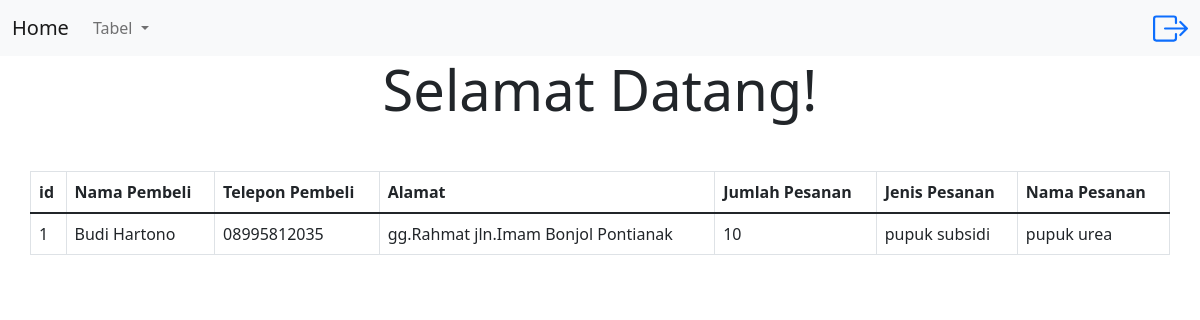
The page /tabelpelanggan.php on the database its author committed.
### tables this page shows
CREATE TABLE `pesan` (
  `id_pesanan` int(11) NOT NULL,
  `nm_pembeli` varchar(255) DEFAULT NULL,
  `tlp_pembeli` varchar(14) DEFAULT NULL,
  `almt_pembeli` varchar(255) DEFAULT NULL,
  `jlh_beli` int(5) DEFAULT NULL,
  `jns_barang` varchar(100) DEFAULT NULL,
  `nm_barang` varchar(255) DEFAULT NULL
);

### tabelpelanggan.php (the view)
<?php include 'home.php'; ?>
<div class="container">
    <div class="row justify-content-center mt-5">
<table class="table table-bordered">
    <thead>
      <tr>
        <th scope="col">id</th>
        <th scope="col">Nama Pembeli</th>
        <th scope="col">Telepon Pembeli</th>
        <th scope="col">Alamat</th>
        <th scope="col">Jumlah Pesanan</th>
        <th scope="col">Jenis Pesanan</th>
        <th scope="col">Nama Pesanan</th>
      </tr>
    </thead>
    <tbody>
  <?php
  include 'koneksi.php';
  $result=mysqli_query($con,"select * from pesan");
  foreach($result as $data){
    echo "<tr>";
    echo "<td>".$data['id_pesanan']."</td>";
    echo "<td>".$data['nm_pembeli']."</td>";
    echo "<td>".$data['tlp_pembeli']."</td>";
    echo "<td>".$data['almt_pembeli']."</td>";
    echo "<td>".$data['jlh_beli']."</td>";
    echo "<td>".$data['jns_barang']."</td>";
    echo "<td>".$data['nm_barang']."</td></tr>";
  }
  ?>
    </tbody>
  </table>

### rows shown on the page
pesan: id_pesanan "1", nm_pembeli "Budi Hartono", tlp_pembeli "08995812035", almt_pembeli "gg.Rahmat jln.Imam Bonjol Pontianak", jlh_beli "10", jns_barang "pupuk subsidi", nm_barang "pupuk urea"
